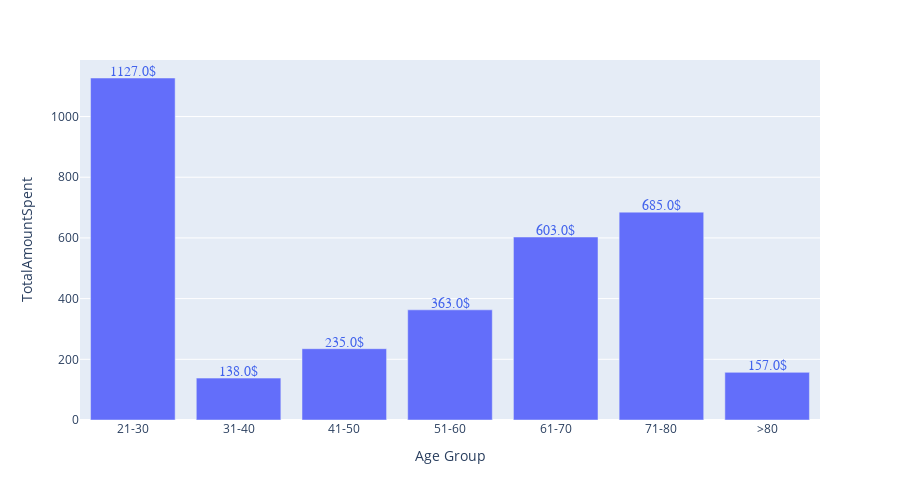

Notebook code for this chart:
### Code cell
mask = df.groupby("Age Group")["TotalAmountSpent"].median()
mask = mask.reset_index()
fig = px.bar(data_frame=mask, x="Age Group", y="TotalAmountSpent", height=500)

annotation = []
for x, y in zip(mask["Age Group"], mask["TotalAmountSpent"]):
    annotation.append(
        dict(x=x, y=y +20,
             text=str(round(y, 2)) + '$',
             font=dict(family='Arial', size=14, color='rgb(66, 99, 236)'), showarrow=False)
    )
fig.update_xaxes(categoryorder='array', categoryarray= order)
fig.update_layout(annotations=annotation)
fig.show()

### Figure 1 — Plotly figure (JSON) as saved in the notebook; plotly's stock layout.template omitted (floating-point values rounded to 4 significant figures)
{"data": [{"alignmentgroup": "True", "hovertemplate": "Age Group=%{x}<br>TotalAmountSpent=%{y}<extra></extra>", "legendgroup": "", "marker": {"color": "#636efa", "pattern": {"shape": ""}}, "name": "", "offsetgroup": "", "orientation": "v", "showlegend": false, "textposition": "auto", "type": "bar", "x": ["21-30", "31-40", "41-50", "51-60", "61-70", "71-80", ">80"], "xaxis": "x", "y": [1127, 138, 235, 363, 603, 685, 157], "yaxis": "y"}], "layout": {"annotations": [{"font": {"color": "rgb(66, 99, 236)", "family": "Arial", "size": 14}, "showarrow": false, "text": "1127.0$", "x": "21-30", "y": 1147}, {"font": {"color": "rgb(66, 99, 236)", "family": "Arial", "size": 14}, "showarrow": false, "text": "138.0$", "x": "31-40", "y": 158}, {"font": {"color": "rgb(66, 99, 236)", "family": "Arial", "size": 14}, "showarrow": false, "text": "235.0$", "x": "41-50", "y": 255}, {"font": {"color": "rgb(66, 99, 236)", "family": "Arial", "size": 14}, "showarrow": false, "text": "363.0$", "x": "51-60", "y": 383}, {"font": {"color": "rgb(66, 99, 236)", "family": "Arial", "size": 14}, "showarrow": false, "text": "603.0$", "x": "61-70", "y": 623}, {"font": {"color": "rgb(66, 99, 236)", "family": "Arial", "size": 14}, "showarrow": false, "text": "685.0$", "x": "71-80", "y": 705}, {"font": {"color": "rgb(66, 99, 236)", "family": "Arial", "size": 14}, "showarrow": false, "text": "157.0$", "x": ">80", "y": 177}], "barmode": "relative", "height": 500, "legend": {"tracegroupgap": 0}, "margin": {"t": 60}, "xaxis": {"anchor": "y", "categoryarray": ["21-30", "31-40", "41-50", "51-60", "61-70", "71-80", ">80"], "categoryorder": "array", "domain": [0, 1], "title": {"text": "Age Group"}}, "yaxis": {"anchor": "x", "domain": [0, 1], "title": {"text": "TotalAmountSpent"}}}}
